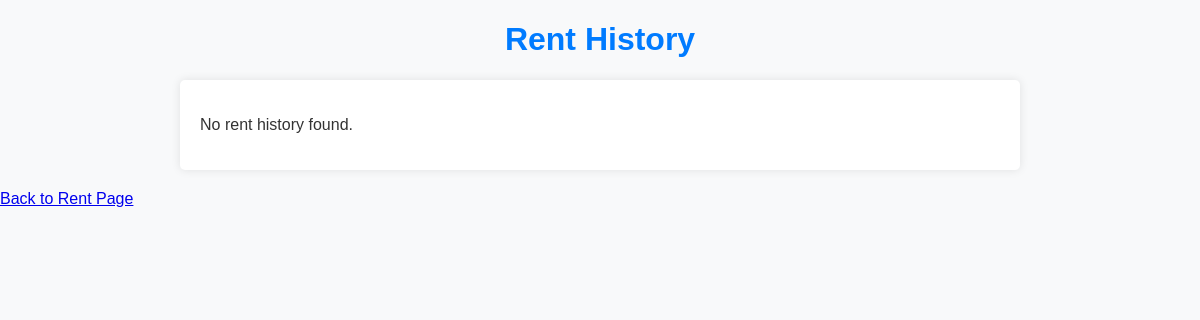
Page /rent_history/ (signed in) on the earlier database version.
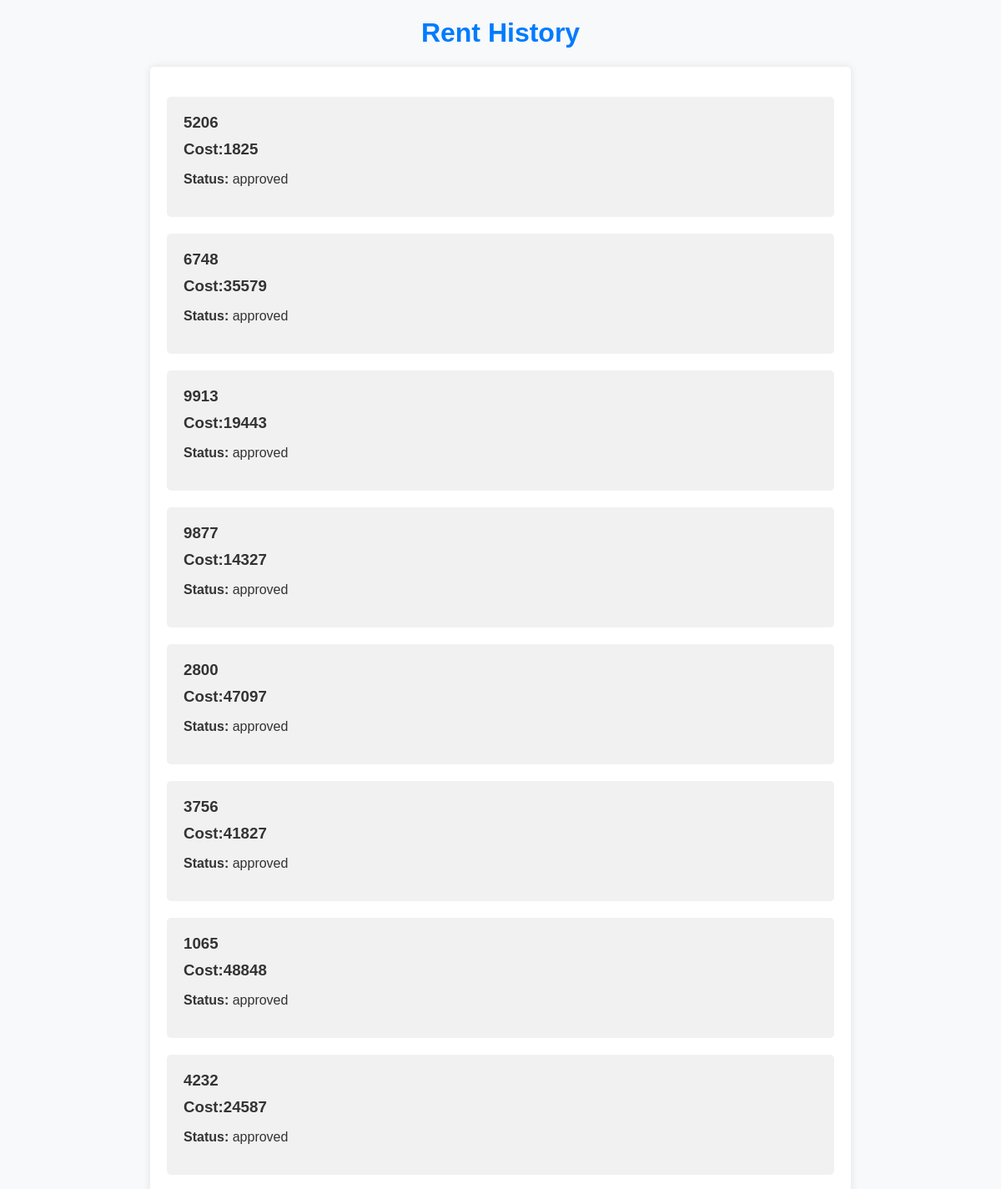
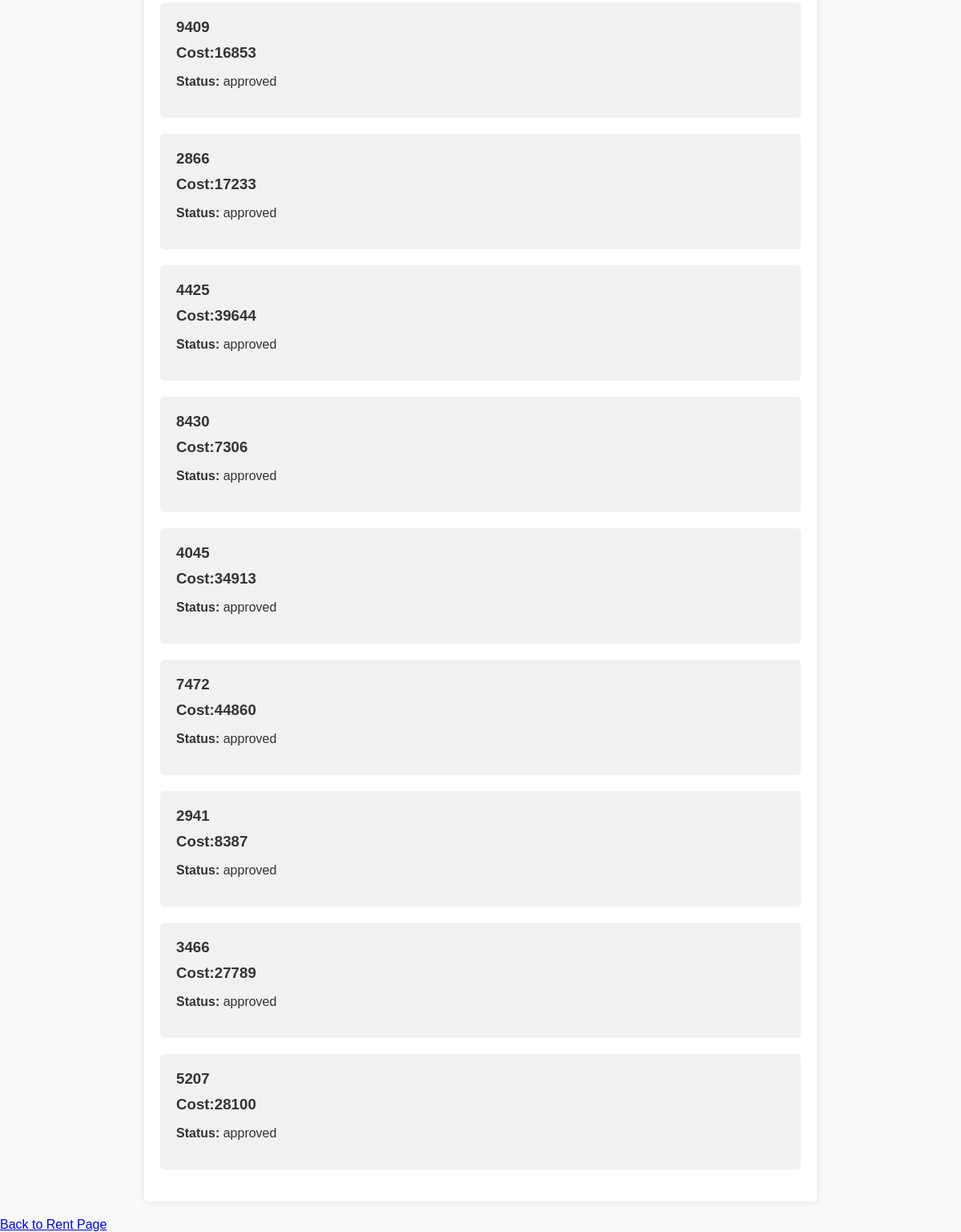
Same page on the later database version (2 pictures, top to bottom).
### vehicle/models.py (models this page shows, shortened)
class Vehicle(models.Model):
    AVAILABE_CHOICES = (
        ('B', 'Booked'),
        ('NB', 'Not Booked'),
    )
    INSURANCES_CHOICES = (
        ('U', 'Updated'),
        ('NU', 'No Update'),
    )
    FUEL_CHOICES = (
        ('P', 'Petrol'),
        ('D', 'Diesel'),
    )
    owner = models.ForeignKey(User, default=None, on_delete=models.CASCADE)
    approval_status = models.CharField(max_length=20, default='pending')
    name = models.CharField(max_length=100, null=True, blank=True)
    number_plate = models.CharField(max_length=20, blank=True, null=True)
    distance_travelled = models.DecimalField(max_digits=10, default=0, decimal_places=0)
    images = models.ImageField(upload_to='images/', default="default.jpg", blank=False)
    mileage = models.DecimalField(max_digits=10, default=0, decimal_places=0)
    cost = models.IntegerField(null=True, blank=True)
    available_status = models.CharField(max_length=2, default='NB', choices=AVAILABE_CHOICES)
    insurance_status = models.CharField(max_length=2, default='NU', choices=INSURANCES_CHOICES)
    fuel = models.CharField(max_length=1, default='D', choices=FUEL_CHOICES)
    customer = models.ForeignKey(User, null=True, on_delete=models.CASCADE, related_name='vehicles')
    objects = VehicleManager()

### vehicle/views.py (the view)
# urls.py: path('rent_history/',views.rent_history,name='rent_history'),
@login_required
def rent_history(request):
     user = request.user
     print(user)
     rent=Vehicle.objects.filter(owner=user)
     return render (request,'rent_history.html',{'rent':rent})

### templates/rent_history.html (shortened to what this page needs)
<!DOCTYPE html>
<html lang="en">
<head>
</head>
<body>
    <h1>Rent History</h1>
    <div class="rent-history-container">
        {% if rent %}
            <ul>
                {% for r in rent%}
                    <li>
                        <h3>{{ r.number_plate }}</h3>
                        <h3>Cost:{{r.cost}}</h3>
                        <p><strong>Status:</strong> {{ r.approval_status }}</p>
                    </li>
                {% endfor %}
            </ul>
        {% else %}
            <p>No rent history found.</p>
        {% endif %}
    </div>
    <div>
        <a href="{% url 'rent' %}" class="back-link">Back to Rent Page</a>
    </div>
</body>
</html>

### templates/rent_history.html (style rules this page uses)
body { font-family: Arial, sans-serif; background-color: #f8f9fa; color: #333; margin: 0; padding: 0; }
.rent-history-container { max-width: 800px; margin: 20px auto; padding: 20px; background-color: #fff; border-radius: 5px; box-shadow: 0 0 10px rgba(0, 0, 0, 0.1); }
h1 { text-align: center; color: #007bff; }
ul { list-style-type: none; padding: 0; }
li { margin-bottom: 20px; padding: 20px; background-color: #f1f1f1; border-radius: 5px; }
h3 { margin-top: 0; margin-bottom: 10px; }
p strong { font-weight: bold; }

Differences in the rows shown:
added Vehicle: number_plate "5206", cost "1825", approval_status "approved"
added Vehicle: number_plate "6748", cost "35579", approval_status "approved"
added Vehicle: number_plate "9913", cost "19443", approval_status "approved"
added Vehicle: number_plate "9877", cost "14327", approval_status "approved"
added Vehicle: number_plate "2800", cost "47097", approval_status "approved"
added Vehicle: number_plate "3756", cost "41827", approval_status "approved"
added Vehicle: number_plate "1065", cost "48848", approval_status "approved"
added Vehicle: number_plate "4232", cost "24587", approval_status "approved"
added Vehicle: number_plate "9409", cost "16853", approval_status "approved"
added Vehicle: number_plate "2866", cost "17233", approval_status "approved"
added Vehicle: number_plate "4425", cost "39644", approval_status "approved"
added Vehicle: number_plate "8430", cost "7306", approval_status "approved"
added Vehicle: number_plate "4045", cost "34913", approval_status "approved"
added Vehicle: number_plate "7472", cost "44860", approval_status "approved"
added Vehicle: number_plate "2941", cost "8387", approval_status "approved"
added Vehicle: number_plate "3466", cost "27789", approval_status "approved"
added Vehicle: number_plate "5207", cost "28100", approval_status "approved"
Other differences:
text no longer shown: "No rent history found."
